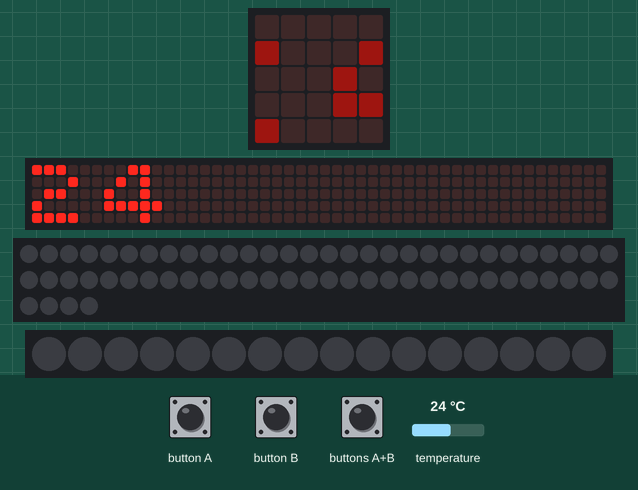
Simulated run of this program. Board: BBC micro:bit (MakeCode). Shown: the board's 5×5 LED display, a strip that is not on the board, showing the scrolling text unrolled, 64 RGB LEDs in strip order, left to right, continuing on the next row, 16 RGB LEDs in strip order, left to right. The test bench sets the inputs (shaded band); at power-on: temperature 24 °C. Dim RGB values are drawn brighter than linear; the 48×5 strip is a reading aid, not a part: it shows the text the display is scrolling, unrolled, one strip-width of it at a time.

Above: at 1.27 s.
1.3 s: button A pressed for 0.15 s
At 1.57 s:
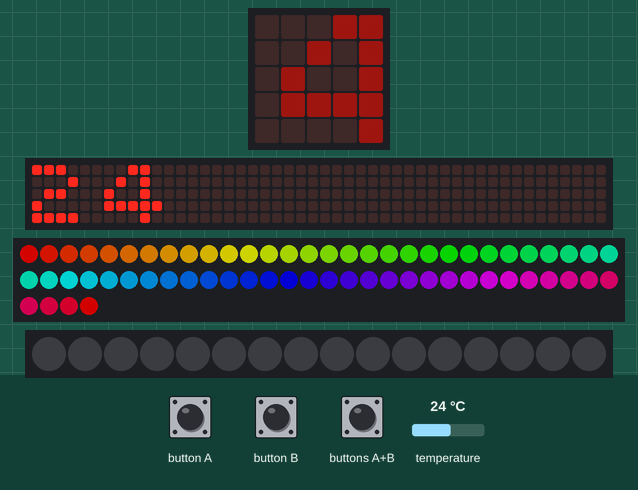
2.0 s: button B pressed for 0.15 s
At 2.55 s:
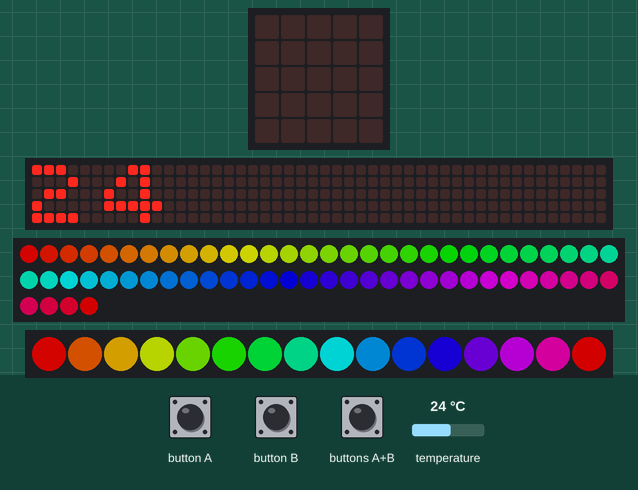
2.7 s: buttons A+B pressed for 0.15 s
At 2.92 s:
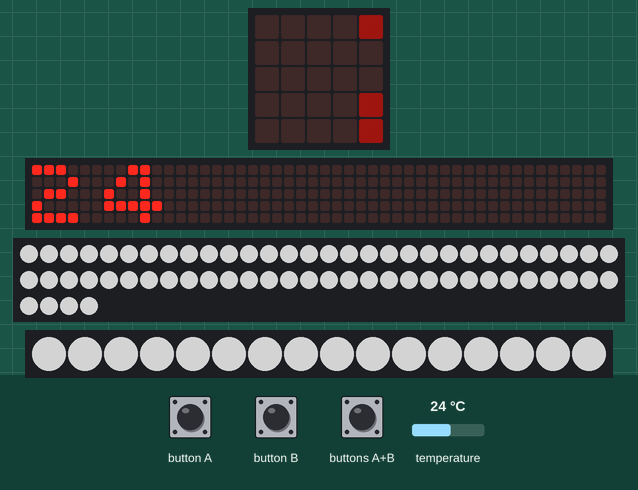
3.4 s: buttons A+B pressed for 1 s
At 4.57 s:
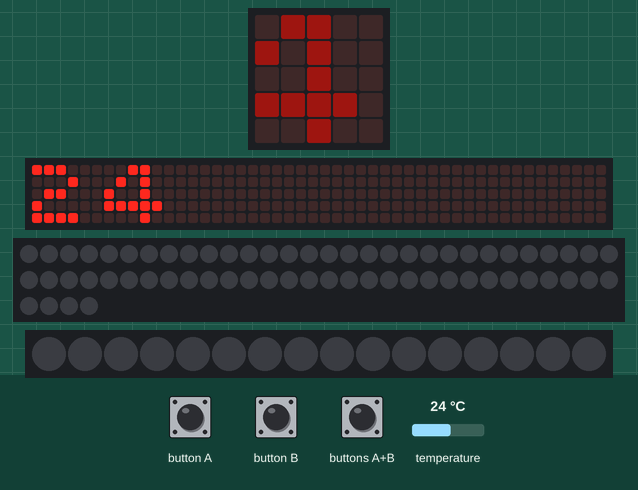
5.0 s: buttons A+B pressed for 0.15 s
At 5.35 s:
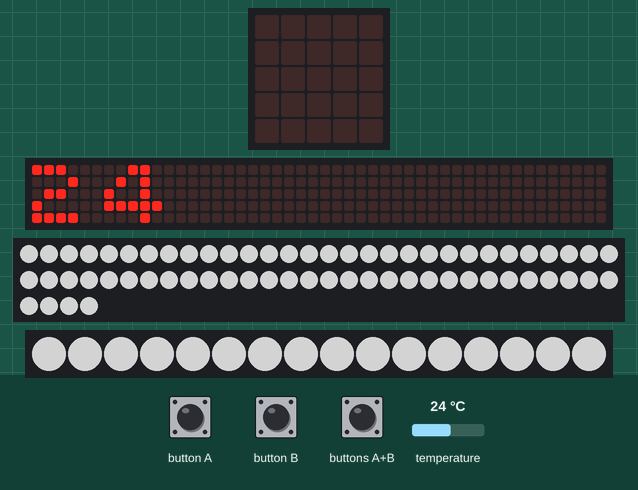
5.7 s: button A pressed for 0.15 s
At 7.95 s:
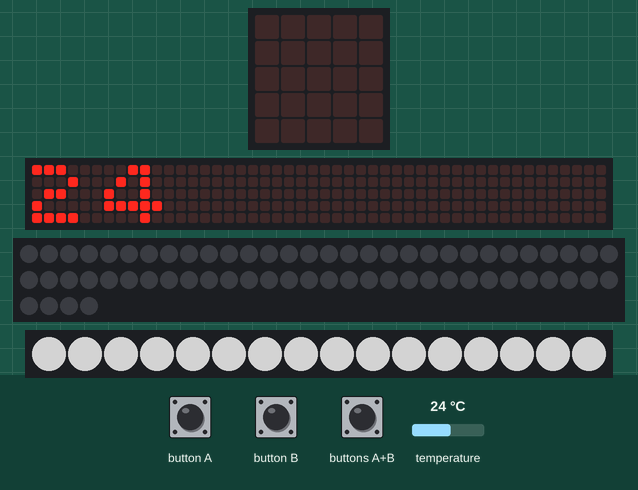

Measured:
- after the input at 2.7 s, the display: first differs from a run without the input after 0.15 s (image 3)
- after the input at 5.7 s, the display: first differs from a run without the input after 0.15 s (image 6 shows a later state)

The program:

main.ts
```typescript
input.onButtonPressed(Button.A, function () {
    if (x == 0) {
        x = 1
        strip = neopixel.create(DigitalPin.P0, 64, NeoPixelMode.RGB_RGB)
        strip.showRainbow(1, 360)
    } else if (x == 1) {
        x = 0
        strip.showColor(neopixel.colors(NeoPixelColors.Black))
    }
})
input.onButtonPressed(Button.AB, function () {
    if (z == 0) {
        z = 1
        strip = neopixel.create(DigitalPin.P0, 64, NeoPixelMode.RGB)
        strip.showColor(neopixel.colors(NeoPixelColors.White))
        strip2 = neopixel.create(DigitalPin.P3, 16, NeoPixelMode.RGB)
        strip2.showColor(neopixel.colors(NeoPixelColors.White))
    } else if (z == 1) {
        z = 0
        strip.showColor(neopixel.colors(NeoPixelColors.Black))
        strip2.showColor(neopixel.colors(NeoPixelColors.Black))
    }
})
input.onButtonPressed(Button.B, function () {
    if (y == 0) {
        y = 1
        strip = neopixel.create(DigitalPin.P3, 16, NeoPixelMode.RGB_RGB)
        strip.showRainbow(1, 360)
    } else if (y == 1) {
        y = 0
        strip.showColor(neopixel.colors(NeoPixelColors.Black))
    }
})
let strip2: neopixel.Strip = null
let strip: neopixel.Strip = null
let z = 0
let y = 0
let x = 0
x = 0
y = 0
z = 0
loops.everyInterval(100, function () {
    led.setBrightness(30)
    basic.showString("" + (input.temperature()))
})
```

test.ts
```typescript
// 在此处测试；当此软件包作为插件使用时，将不会编译此软件包。
```
